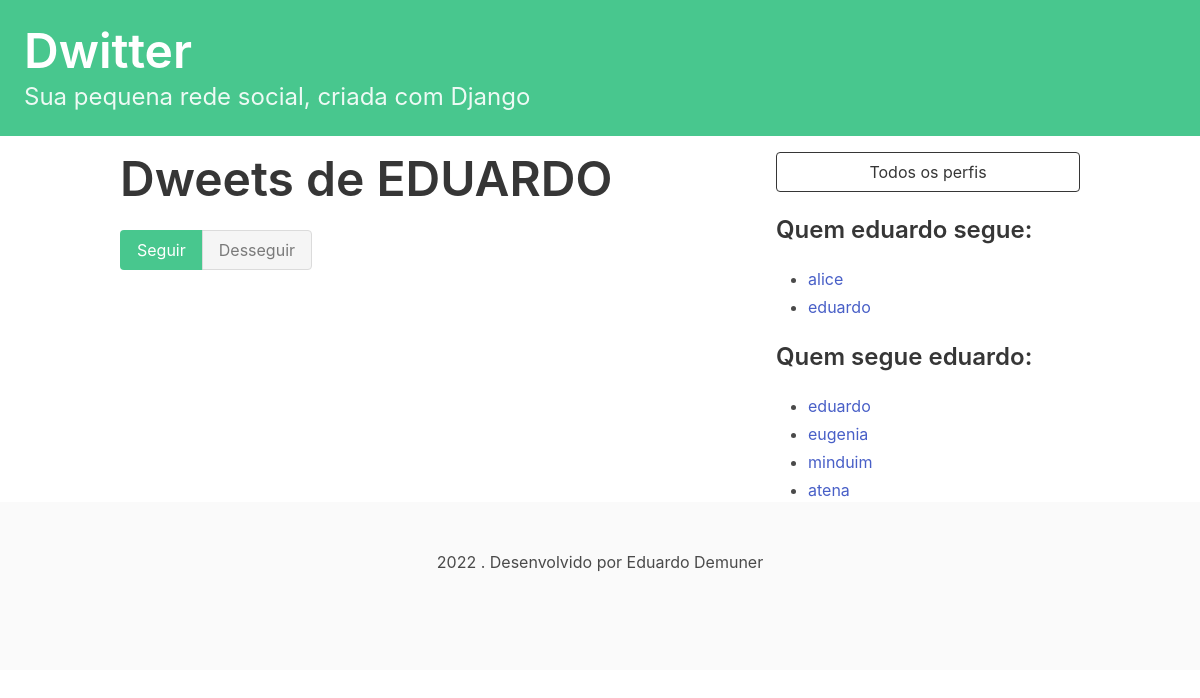
Page /profile/5 (signed in) on the committed database.
### dwitter/models.py (models this page shows)
class Profile(models.Model):
    user = models.OneToOneField(User, on_delete=models.CASCADE)
    follows = models.ManyToManyField(
        "self",
        related_name="followed_by",
        symmetrical=False,
        blank=True
    )
    def __str__(self):
        return self.user.username

### dwitter/views.py (the view, shortened to what this page needs)
# urls.py: path("profile/<int:pk>", profile, name="profile"),
@login_required(login_url='/login/')
def profile(request, pk):
    profile = Profile.objects.get(pk=pk)
    return render(request, "dwitter/profile.html", {"profile": profile})

### dwitter/templates/dwitter/profile.html (shortened to what this page needs)
{% extends 'base.html' %}
{% block content %}
<div class="columns">
    <div class="column">
        <div class="block">
            <h1 class="title is-1">
                Dweets de {{ profile.user.username|upper }}
            </h1>
            <form method="post">
                <div class="buttons has-addons">
                    {% if profile in user.profile.follows.all %}
                        <button class="button is-success is-static">Seguir</button>
                        <button class="button is-danger"
                        name="follow" value="unfollow">Desseguir</button>
                    {% else %}
                        <button class="button is-success"
                        name="follow" value="follow">Seguir</button>
                        <button class="button is-danger is-static">Desseguir</button>
                    {% endif %}
                </div>
            </form>
        </div>
    </div>
    <div class="column is-one-third">
        <div class=block>
            <a href="{% url 'dwitter:profile_list' %}">
                <button class="button is-dark is-outlined is-fullwidth">
                    Todos os perfis
                </button>
            </a>
        </div>
        <div class="block">
            <h3 class="title is-4">
                Quem {{ profile.user.username }} segue:
            </h3>
            <div class="content">
                <ul>
                    {% for following in profile.follows.all %}
                        <li>
                            <a href="{% url 'dwitter:profile' following.id %}">
                                {{ following }}
                            </a>
                        </li>
                    {% endfor %}
                </ul>
            </div>
        </div>
        <div class="block">
            <h3 class="title is-4">
                    Quem segue {{ profile.user.username }}:
            </h3>
            <div class="content">
                <ul>
                    {% for follower in profile.followed_by.all %}
                        <li>
                            <a href="{% url 'dwitter:profile' follower.id %}">
                                {{ follower }}
                            </a>
                        </li>
                    {% endfor %}
                </ul>
            </div>
        </div>
    </div>
</div>
{% endblock content %}

### rows in the picture
Profile: user.username "EDUARDO", user.username "eduardo"
Profile: user.username "alice"
Profile: user.username "eugenia"
Profile: user.username "minduim"
Profile: user.username "atena"
